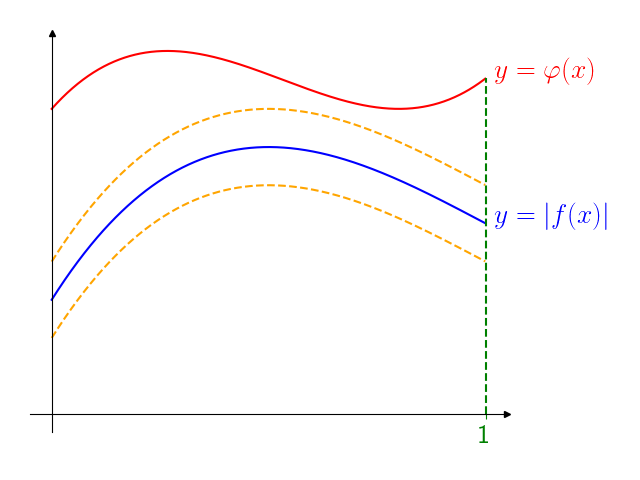

Here is the Python script that generated this plot:
from matplotlib import pyplot
import matplotlib.pyplot as plt
import numpy as np 
#import matplotlib.patches as patches
import time


def Dtime(start):
    print("--- %s seconds ---" % (time.time() - start))

def plt_parameters():
    plt.rcParams['text.usetex'] = True #using latex
    params = {'font.size': 20, 'text.latex.preamble' : r"""
    \usepackage{amsmath} 
    \usepackage{amssymb}
    """}
    #font size
    pyplot.rcParams.update(params)

def axis_limits(ax1, xmin, xmax, ymin, ymax):
    # Set identical scales for both axes
    ax1.set(xlim=(xmin, xmax), ylim=(ymin, ymax), aspect=1)

def set_position(ax1):
    # Set bottom and left spines as x and y axes of coordinate system
    ax1.spines['bottom'].set_position('zero')
    ax1.spines['left'].set_position('zero')

def remove_axes(ax1):
    # Remove top and right spines
    ax1.spines['top'].set_visible(False)
    ax1.spines['right'].set_visible(False)

def x_y_axis_labels(ax1):
    # Create 'x' and 'y' labels placed at the end of the axes
    ax1.set_xlabel('$x$', labelpad=-24, x=1.03)
    ax1.set_ylabel('$y$', labelpad=-21, y=1.02, rotation=0)

def x_y_arrows(ax1):
    # Draw arrows
    arrow_fmt = dict(markersize=4, color='black', clip_on=False)
    ax1.plot((1), (0), marker='>', transform=ax1.get_yaxis_transform(), **arrow_fmt)
    ax1.plot((0), (1), marker='^', transform=ax1.get_xaxis_transform(), **arrow_fmt)

def axis_label(ax1):
    ax1.set_xticks([1])
    ax1.set_xticklabels([1])
    ax1.set_yticks([])
    ax1.set_yticklabels([])

def axis_label_color(ax1, color):
    ax1.tick_params(axis='x', colors=color)

def plot_curves(ax1): 
    x = np.arange(0, 1, .001)

    ax1.plot(x, fun1(x), color = "r")

    ax1.plot(x, fun3(x), color="b")
    ax1.plot(x, fun3(x) - .25, color="orange", linestyle="--")
    ax1.plot(x, fun3(x) + .25, color="orange", linestyle="--")

def fun1 (x):
    return 5 * np.array(x) * (np.array(x) - 0.8) ** 2 + 2

def fun3 (x):
    return 2 * np.array(x) * (np.array(x) - 1.5) ** 2 + .75

def plot_segments(ax1):
    ax1.plot([1,1], [0, fun1(1)], color="g", linestyle="--")

def text(ax1):
    #Add text
    dist = .02
    ax1.text(1 + dist, fun1(1), r"$y=\varphi(x)$", color="r")
    ax1.text(1 + dist, fun3(1), r"$y=|f(x)|$", color="b")

def save_file():
    file_name = str(__file__)[0:-1] + "ng"
    plt.savefig(file_name)


if __name__ == "__main__":
    START = time.time()
    plt_parameters()
    FIG, AX = plt.subplots()
    XMIN, XMAX, YMIN, YMAX = -0.5, 1.5, -.1, 1
    #axis_limits(AX, XMIN, XMAX, YMIN, YMAX)
    set_position(AX)
    remove_axes(AX)
    x_y_arrows(AX)
    axis_label(AX)
    axis_label_color(AX, "g")
    Dtime(START)
    plot_curves(AX)
    plot_segments(AX)
    text(AX)
    plt.tight_layout()
    save_file()
    plt.show()
